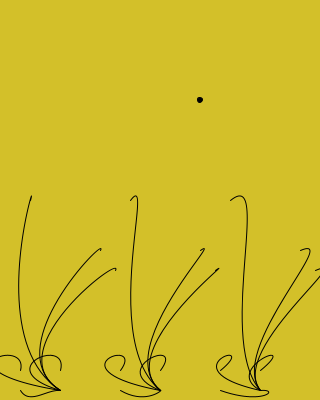
Frame 1 (no input)
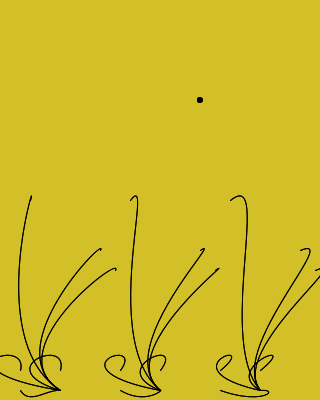
Frame 2 (the mouse pressed at the canvas centre, redrawn once)

The Processing sketch that drew these frames (run headless with seeded random() and noise(); the mouse was pressed at the canvas centre and the sketch redrawn once):

// Processing sketch: processing_1021
// ── processing_1021.pde

void setup(){
background (211,192,41);
size (320,400);
noLoop();
}

//*loop
float x = 5;

void draw() {

  x = x + .1;
  if (x > 60) {
    x = 60-5;
  }  
  
  
  
//*SOL
fill(0);
ellipse (200,100,x,x);

//*PASTO PRIMERO
noFill ();
curve (x,300,20,390,60,390,100,400);
curve (x,600,20,370,60,390,800,500);
curve (x,600,60,370,60,390,500,500);
curve (x,600,30,200,60,390,500,500);
curve (x,500,100,250,60,390,500,500);
curve (x,500,115,270,60,390,510,510);

//*PASTO SEGUNDO
noFill ();
curve (x,300,120,390,160,390,100,400);
curve (x,600,120,370,160,390,800,500);
curve (x,600,160,370,160,390,500,500);
curve (x,600,130,200,160,390,500,500);
curve (x,500,200,250,160,390,500,500);
curve (x,500,215,270,160,390,510,510);

//*PASTO TERCERO
noFill ();
curve (x,300,220,390,260,390,100,400);
curve (x,600,220,370,260,390,800,500);
curve (x,600,260,370,260,390,500,500);
curve (x,600,230,200,260,390,500,500);
curve (x,500,300,250,260,390,500,500);
curve (x,500,315,270,260,390,510,510);
}




void mousePressed() {
  loop();
}

void mouseReleased() {
  noLoop();
}
